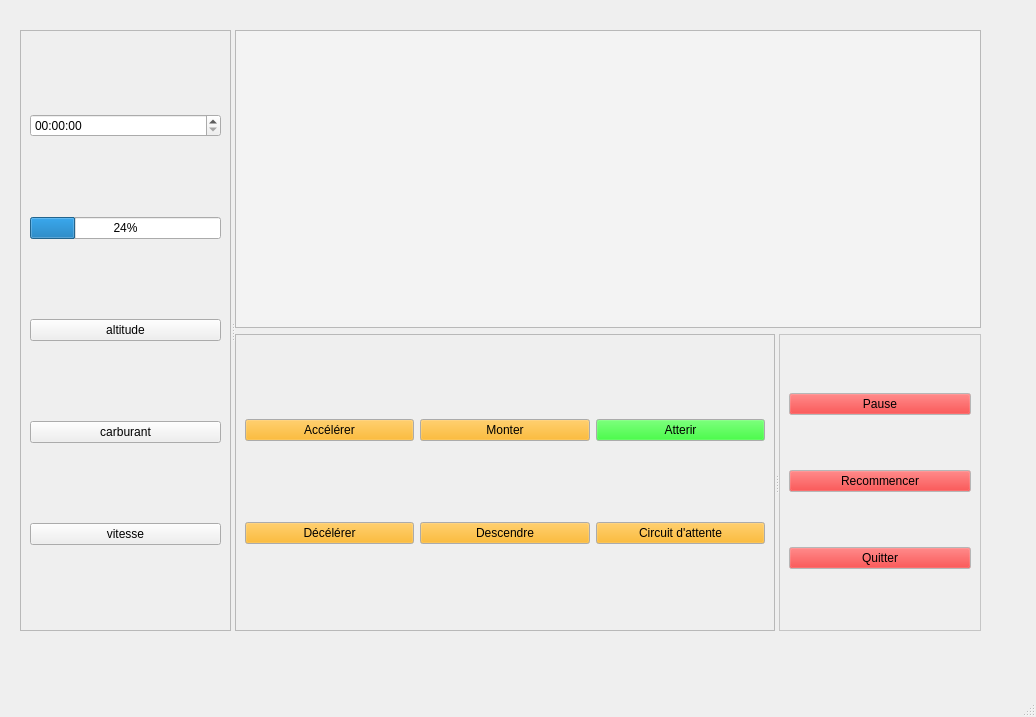
<?xml version="1.0" encoding="UTF-8"?>
<ui version="4.0">
 <class>MainWindow</class>
 <widget class="QMainWindow" name="MainWindow">
  <property name="geometry">
   <rect>
    <x>0</x>
    <y>0</y>
    <width>1036</width>
    <height>717</height>
   </rect>
  </property>
  <property name="palette">
   <palette>
    <active>
     <colorrole role="Base">
      <brush brushstyle="SolidPattern">
       <color alpha="255">
        <red>20</red>
        <green>12</green>
        <blue>255</blue>
       </color>
      </brush>
     </colorrole>
    </active>
    <inactive>
     <colorrole role="Base">
      <brush brushstyle="SolidPattern">
       <color alpha="255">
        <red>20</red>
        <green>12</green>
        <blue>255</blue>
       </color>
      </brush>
     </colorrole>
    </inactive>
    <disabled/>
   </palette>
  </property>
  <property name="windowTitle">
   <string>Interface du jeu</string>
  </property>
  <widget class="QWidget" name="centralwidget">
   <widget class="QSplitter" name="splitter_2">
    <property name="geometry">
     <rect>
      <x>20</x>
      <y>30</y>
      <width>961</width>
      <height>601</height>
     </rect>
    </property>
    <property name="orientation">
     <enum>Qt::Orientation::Horizontal</enum>
    </property>
    <property name="opaqueResize">
     <bool>true</bool>
    </property>
    <widget class="QFrame" name="stats">
     <property name="sizePolicy">
      <sizepolicy hsizetype="Fixed" vsizetype="Expanding">
       <horstretch>0</horstretch>
       <verstretch>0</verstretch>
      </sizepolicy>
     </property>
     <property name="palette">
      <palette>
       <active>
        <colorrole role="Base">
         <brush brushstyle="SolidPattern">
          <color alpha="255">
           <red>0</red>
           <green>0</green>
           <blue>0</blue>
          </color>
         </brush>
        </colorrole>
       </active>
       <inactive>
        <colorrole role="Base">
         <brush brushstyle="SolidPattern">
          <color alpha="255">
           <red>0</red>
           <green>0</green>
           <blue>0</blue>
          </color>
         </brush>
        </colorrole>
       </inactive>
       <disabled/>
      </palette>
     </property>
     <property name="frameShape">
      <enum>QFrame::Shape::StyledPanel</enum>
     </property>
     <property name="frameShadow">
      <enum>QFrame::Shadow::Raised</enum>
     </property>
     <layout class="QVBoxLayout" name="verticalLayout_2">
      <item>
       <widget class="QTimeEdit" name="timeEdit">
        <property name="palette">
         <palette>
          <active>
           <colorrole role="Base">
            <brush brushstyle="SolidPattern">
             <color alpha="255">
              <red>255</red>
              <green>255</green>
              <blue>255</blue>
             </color>
            </brush>
           </colorrole>
          </active>
          <inactive>
           <colorrole role="Base">
            <brush brushstyle="SolidPattern">
             <color alpha="255">
              <red>255</red>
              <green>255</green>
              <blue>255</blue>
             </color>
            </brush>
           </colorrole>
          </inactive>
          <disabled/>
         </palette>
        </property>
       </widget>
      </item>
      <item>
       <widget class="QProgressBar" name="progressBar">
        <property name="palette">
         <palette>
          <active>
           <colorrole role="Base">
            <brush brushstyle="SolidPattern">
             <color alpha="255">
              <red>255</red>
              <green>255</green>
              <blue>255</blue>
             </color>
            </brush>
           </colorrole>
          </active>
          <inactive>
           <colorrole role="Base">
            <brush brushstyle="SolidPattern">
             <color alpha="255">
              <red>255</red>
              <green>255</green>
              <blue>255</blue>
             </color>
            </brush>
           </colorrole>
          </inactive>
          <disabled/>
         </palette>
        </property>
        <property name="value">
         <number>24</number>
        </property>
       </widget>
      </item>
      <item>
       <widget class="QPushButton" name="pushButton">
        <property name="text">
         <string>altitude</string>
        </property>
       </widget>
      </item>
      <item>
       <widget class="QPushButton" name="pushButton_3">
        <property name="text">
         <string>carburant</string>
        </property>
       </widget>
      </item>
      <item>
       <widget class="QPushButton" name="pushButton_4">
        <property name="text">
         <string>vitesse</string>
        </property>
       </widget>
      </item>
     </layout>
    </widget>
    <widget class="QWidget" name="verticalLayoutWidget">
     <layout class="QVBoxLayout" name="verticalLayout_4">
      <item>
       <widget class="QGraphicsView" name="Zonedevol">
        <property name="sizePolicy">
         <sizepolicy hsizetype="Preferred" vsizetype="Preferred">
          <horstretch>0</horstretch>
          <verstretch>0</verstretch>
         </sizepolicy>
        </property>
        <property name="baseSize">
         <size>
          <width>800</width>
          <height>500</height>
         </size>
        </property>
        <property name="palette">
         <palette>
          <active>
           <colorrole role="Base">
            <brush brushstyle="SolidPattern">
             <color alpha="255">
              <red>243</red>
              <green>243</green>
              <blue>243</blue>
             </color>
            </brush>
           </colorrole>
          </active>
          <inactive>
           <colorrole role="Base">
            <brush brushstyle="SolidPattern">
             <color alpha="255">
              <red>243</red>
              <green>243</green>
              <blue>243</blue>
             </color>
            </brush>
           </colorrole>
          </inactive>
          <disabled>
           <colorrole role="Base">
            <brush brushstyle="SolidPattern">
             <color alpha="255">
              <red>243</red>
              <green>243</green>
              <blue>243</blue>
             </color>
            </brush>
           </colorrole>
          </disabled>
         </palette>
        </property>
       </widget>
      </item>
      <item>
       <widget class="QSplitter" name="splitter">
        <property name="orientation">
         <enum>Qt::Orientation::Horizontal</enum>
        </property>
        <widget class="QFrame" name="actions">
         <property name="sizePolicy">
          <sizepolicy hsizetype="Preferred" vsizetype="Fixed">
           <horstretch>0</horstretch>
           <verstretch>0</verstretch>
          </sizepolicy>
         </property>
         <property name="palette">
          <palette>
           <active>
            <colorrole role="Button">
             <brush brushstyle="SolidPattern">
              <color alpha="179">
               <red>255</red>
               <green>170</green>
               <blue>0</blue>
              </color>
             </brush>
            </colorrole>
            <colorrole role="Base">
             <brush brushstyle="SolidPattern">
              <color alpha="255">
               <red>0</red>
               <green>0</green>
               <blue>0</blue>
              </color>
             </brush>
            </colorrole>
           </active>
           <inactive>
            <colorrole role="Button">
             <brush brushstyle="SolidPattern">
              <color alpha="179">
               <red>255</red>
               <green>170</green>
               <blue>0</blue>
              </color>
             </brush>
            </colorrole>
            <colorrole role="Base">
             <brush brushstyle="SolidPattern">
              <color alpha="255">
               <red>0</red>
               <green>0</green>
               <blue>0</blue>
              </color>
             </brush>
            </colorrole>
           </inactive>
           <disabled>
            <colorrole role="Button">
             <brush brushstyle="SolidPattern">
              <color alpha="179">
               <red>255</red>
               <green>170</green>
               <blue>0</blue>
              </color>
             </brush>
            </colorrole>
           </disabled>
          </palette>
         </property>
         <property name="frameShape">
          <enum>QFrame::Shape::StyledPanel</enum>
         </property>
         <property name="frameShadow">
          <enum>QFrame::Shadow::Raised</enum>
         </property>
         <layout class="QGridLayout" name="gridLayout">
          <item row="1" column="2">
           <widget class="QPushButton" name="pushButton_12">
            <property name="palette">
             <palette>
              <active>
               <colorrole role="Button">
                <brush brushstyle="SolidPattern">
                 <color alpha="179">
                  <red>0</red>
                  <green>255</green>
                  <blue>0</blue>
                 </color>
                </brush>
               </colorrole>
              </active>
              <inactive>
               <colorrole role="Button">
                <brush brushstyle="SolidPattern">
                 <color alpha="179">
                  <red>0</red>
                  <green>255</green>
                  <blue>0</blue>
                 </color>
                </brush>
               </colorrole>
              </inactive>
              <disabled>
               <colorrole role="Button">
                <brush brushstyle="SolidPattern">
                 <color alpha="179">
                  <red>0</red>
                  <green>255</green>
                  <blue>0</blue>
                 </color>
                </brush>
               </colorrole>
              </disabled>
             </palette>
            </property>
            <property name="text">
             <string>Atterir</string>
            </property>
           </widget>
          </item>
          <item row="2" column="2">
           <widget class="QPushButton" name="pushButton_13">
            <property name="text">
             <string>Circuit d'attente</string>
            </property>
           </widget>
          </item>
          <item row="1" column="0">
           <widget class="QPushButton" name="pushButton_5">
            <property name="text">
             <string>Accélérer</string>
            </property>
           </widget>
          </item>
          <item row="2" column="1">
           <widget class="QPushButton" name="pushButton_11">
            <property name="text">
             <string>Descendre</string>
            </property>
           </widget>
          </item>
          <item row="2" column="0">
           <widget class="QPushButton" name="pushButton_9">
            <property name="text">
             <string>Décélérer</string>
            </property>
           </widget>
          </item>
          <item row="1" column="1">
           <widget class="QPushButton" name="pushButton_10">
            <property name="text">
             <string>Monter</string>
            </property>
           </widget>
          </item>
         </layout>
        </widget>
        <widget class="QFrame" name="menu">
         <property name="sizePolicy">
          <sizepolicy hsizetype="Fixed" vsizetype="Fixed">
           <horstretch>0</horstretch>
           <verstretch>0</verstretch>
          </sizepolicy>
         </property>
         <property name="palette">
          <palette>
           <active>
            <colorrole role="Button">
             <brush brushstyle="SolidPattern">
              <color alpha="179">
               <red>255</red>
               <green>0</green>
               <blue>0</blue>
              </color>
             </brush>
            </colorrole>
            <colorrole role="Base">
             <brush brushstyle="SolidPattern">
              <color alpha="255">
               <red>0</red>
               <green>0</green>
               <blue>0</blue>
              </color>
             </brush>
            </colorrole>
            <colorrole role="Window">
             <brush brushstyle="SolidPattern">
              <color alpha="255">
               <red>255</red>
               <green>255</green>
               <blue>255</blue>
              </color>
             </brush>
            </colorrole>
           </active>
           <inactive>
            <colorrole role="Button">
             <brush brushstyle="SolidPattern">
              <color alpha="179">
               <red>255</red>
               <green>0</green>
               <blue>0</blue>
              </color>
             </brush>
            </colorrole>
            <colorrole role="Base">
             <brush brushstyle="SolidPattern">
              <color alpha="255">
               <red>0</red>
               <green>0</green>
               <blue>0</blue>
              </color>
             </brush>
            </colorrole>
            <colorrole role="Window">
             <brush brushstyle="SolidPattern">
              <color alpha="255">
               <red>255</red>
               <green>255</green>
               <blue>255</blue>
              </color>
             </brush>
            </colorrole>
           </inactive>
           <disabled>
            <colorrole role="Button">
             <brush brushstyle="SolidPattern">
              <color alpha="179">
               <red>255</red>
               <green>0</green>
               <blue>0</blue>
              </color>
             </brush>
            </colorrole>
            <colorrole role="Base">
             <brush brushstyle="SolidPattern">
              <color alpha="255">
               <red>255</red>
               <green>255</green>
               <blue>255</blue>
              </color>
             </brush>
            </colorrole>
            <colorrole role="Window">
             <brush brushstyle="SolidPattern">
              <color alpha="255">
               <red>255</red>
               <green>255</green>
               <blue>255</blue>
              </color>
             </brush>
            </colorrole>
           </disabled>
          </palette>
         </property>
         <property name="frameShape">
          <enum>QFrame::Shape::StyledPanel</enum>
         </property>
         <property name="frameShadow">
          <enum>QFrame::Shadow::Raised</enum>
         </property>
         <layout class="QVBoxLayout" name="verticalLayout_3">
          <item>
           <widget class="QPushButton" name="pushButton_2">
            <property name="text">
             <string>Pause</string>
            </property>
           </widget>
          </item>
          <item>
           <widget class="QPushButton" name="pushButton_7">
            <property name="text">
             <string>Recommencer</string>
            </property>
           </widget>
          </item>
          <item>
           <widget class="QPushButton" name="pushButton_8">
            <property name="text">
             <string>Quitter</string>
            </property>
           </widget>
          </item>
         </layout>
        </widget>
       </widget>
      </item>
     </layout>
    </widget>
   </widget>
  </widget>
  <widget class="QMenuBar" name="menubar">
   <property name="geometry">
    <rect>
     <x>0</x>
     <y>0</y>
     <width>1036</width>
     <height>33</height>
    </rect>
   </property>
  </widget>
  <widget class="QStatusBar" name="statusbar"/>
 </widget>
 <resources/>
 <connections/>
 <slots>
  <slot>hello()</slot>
 </slots>
</ui>
